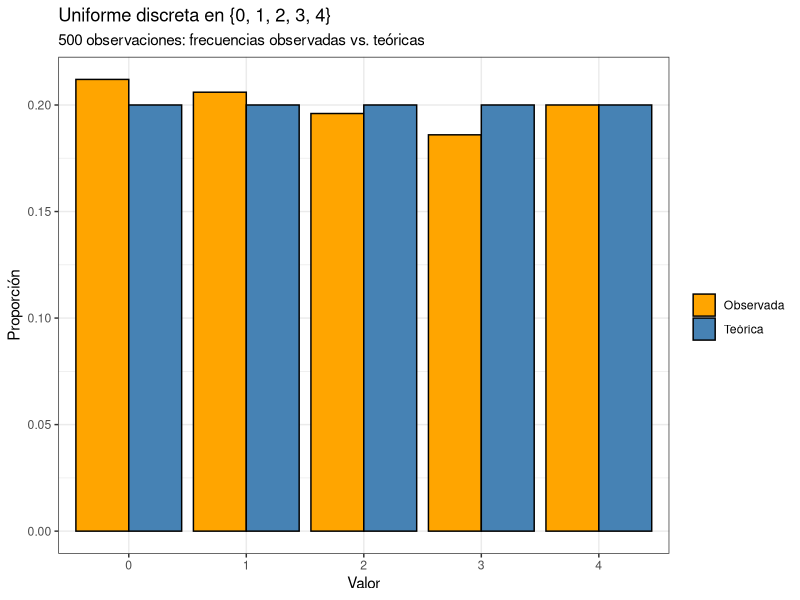
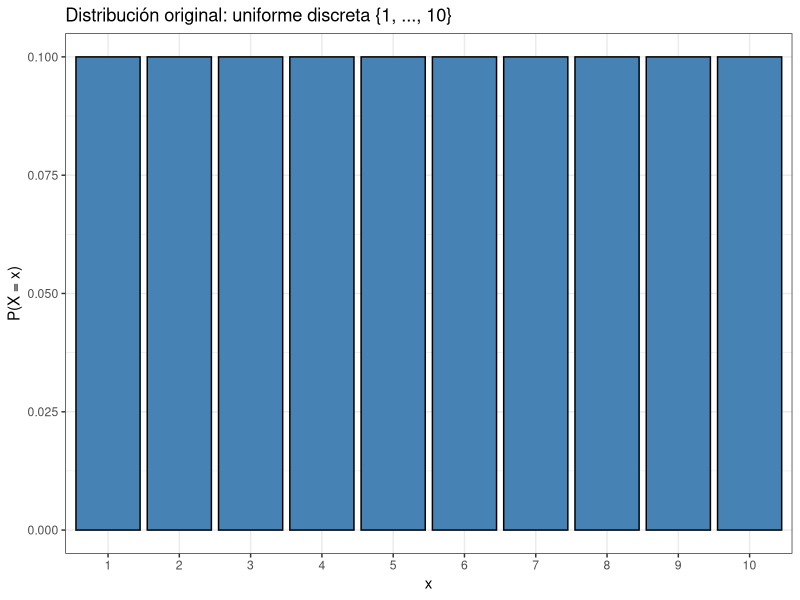
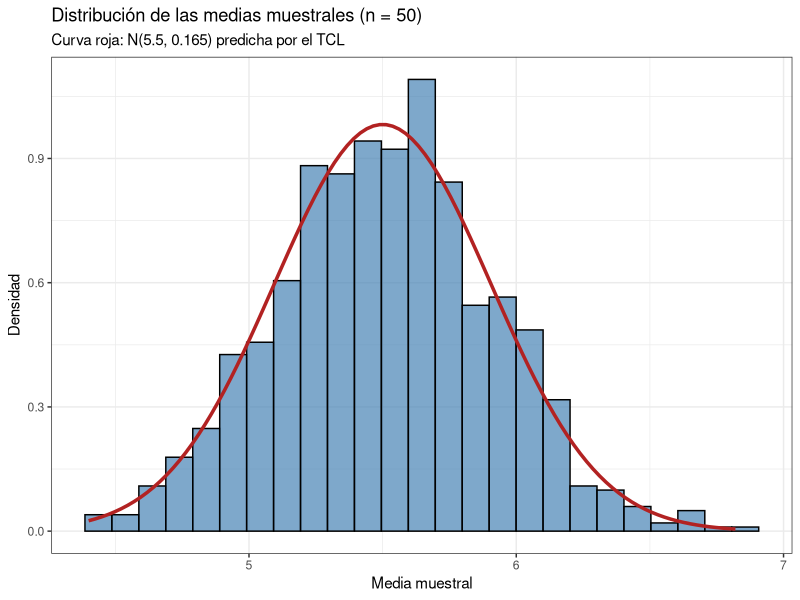
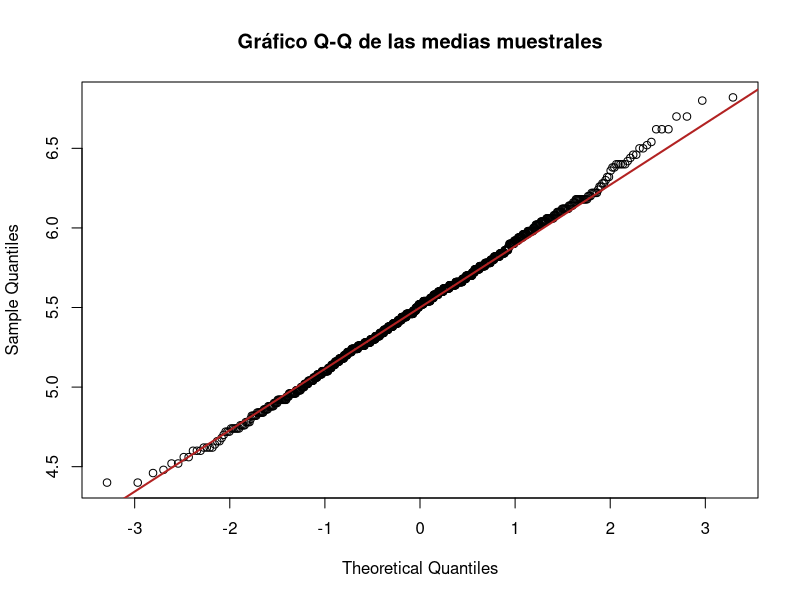
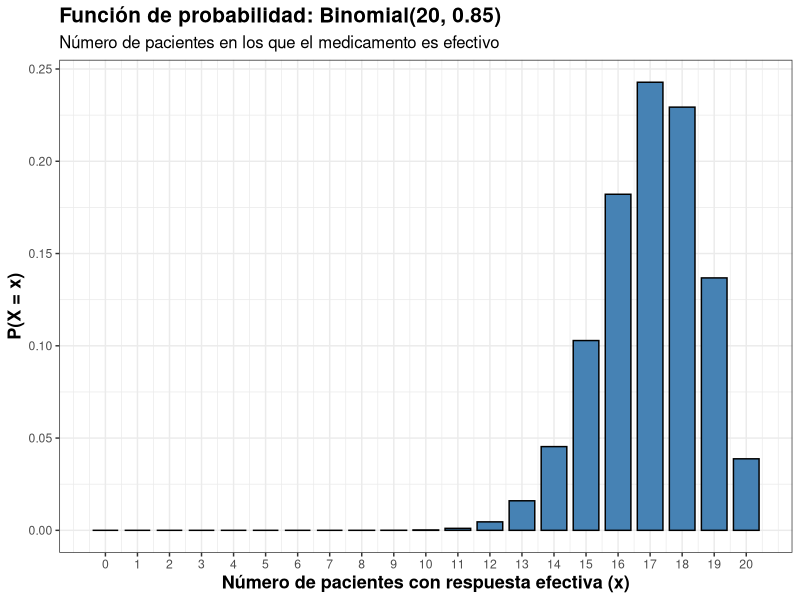
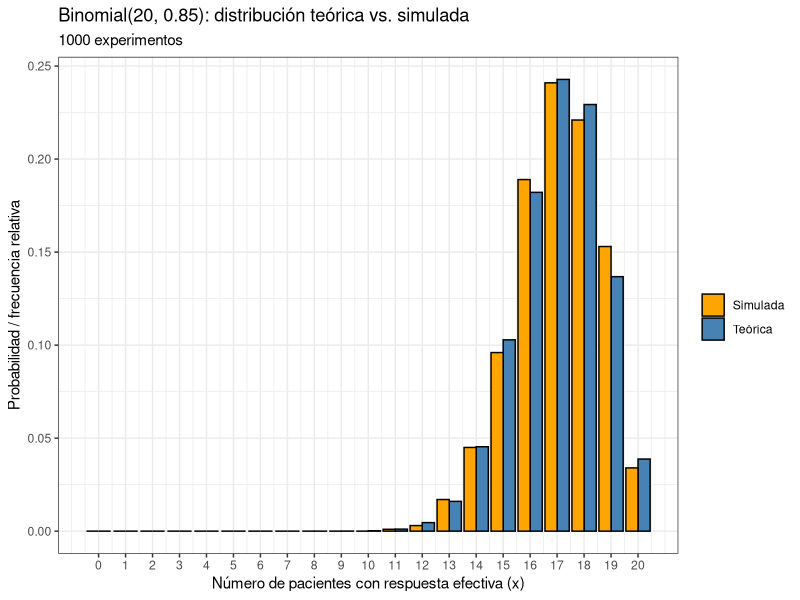
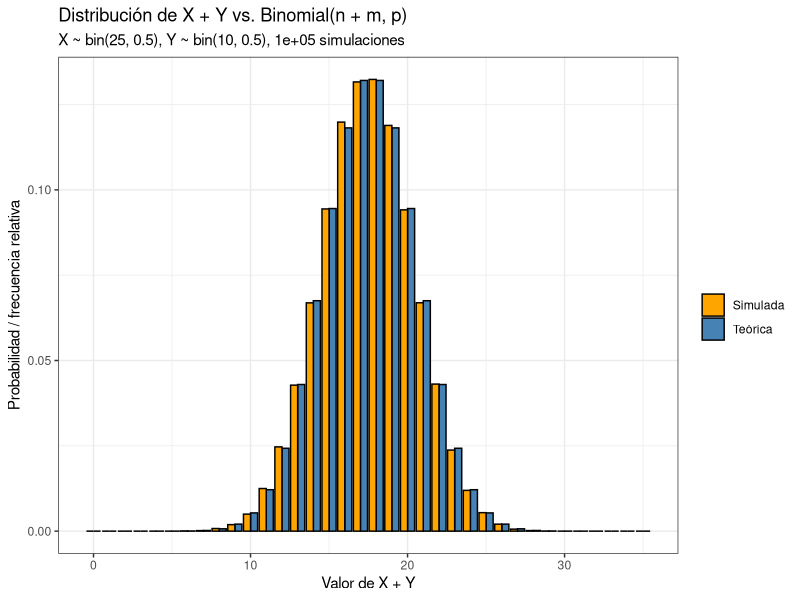
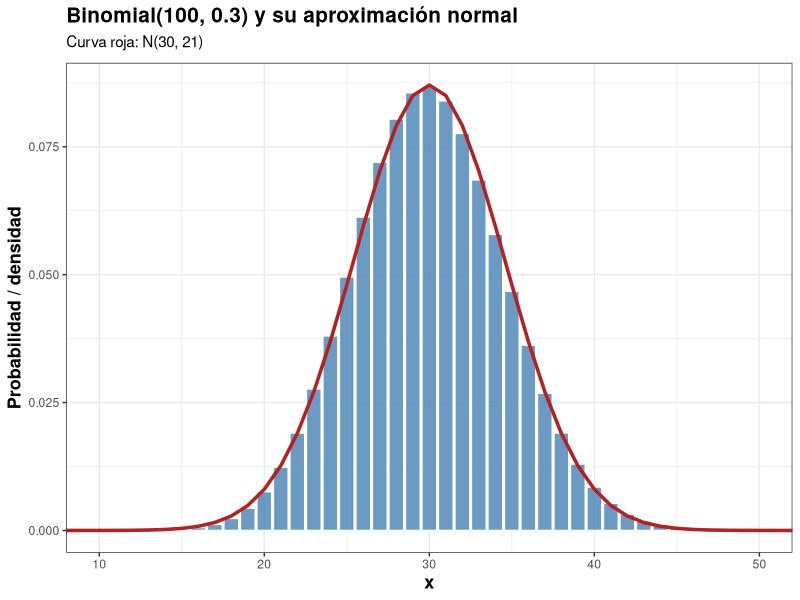

Recreate these plots in R, in order.
## ---- chunk 1
#| warning: false
#| message: false

library(tidyverse)    
library(knitr)        
library(kableExtra) 
library(ggplot2)
## ---- chunk 2
#| code-fold: true 

set.seed(123)

n_obs <- 500
valores <- 0:4

# Simulación
sim <- sample(valores, size = n_obs, replace = TRUE)

# Frecuencias observadas vs. teóricas
obs <- as.numeric(table(factor(sim, levels = valores)))
teorica_prob <- rep(1/5, 5)
esperada <- n_obs * teorica_prob

comparacion <- data.frame(
  x = valores,
  Observada = obs,
  Esperada = esperada,
  Prop_observada = round(obs / n_obs, 3),
  Prop_teorica = teorica_prob
)
comparacion
## ---- chunk 3
#| fig-width: 7
#| fig-align: center
#| code-fold: true


dist_larga <- tidyr::pivot_longer(
  data.frame(x = valores, Observada = obs / n_obs, Teórica = teorica_prob),
  cols = c(Observada, Teórica), names_to = "tipo", values_to = "prop"
)

ggplot(dist_larga, aes(x = factor(x), y = prop, fill = tipo)) +
  geom_col(position = "dodge", color = "black") +
  scale_fill_manual(values = c("Observada" = "orange", "Teórica" = "steelblue")) +
  labs(
    title = "Uniforme discreta en {0, 1, 2, 3, 4}",
    subtitle = "500 observaciones: frecuencias observadas vs. teóricas",
    x = "Valor", y = "Proporción", fill = ""
  ) +
  theme_bw()
## ---- chunk 4
#| code-fold: true
chisq.test(obs, p = teorica_prob)
## ---- chunk 5
#| code-fold: true
set.seed(123)

k <- 1000
n <- 50

# Matriz de k muestras (filas) de tamaño n (columnas)
muestras <- matrix(sample(1:10, size = k * n, replace = TRUE), nrow = k, ncol = n)
medias <- rowMeans(muestras)

# Valores teóricos
mu <- 5.5
sigma <- sqrt((10^2 - 1) / 12)
ee <- sigma / sqrt(n)

data.frame(
  Medida = c("Media de las medias", "Desv. est. de las medias"),
  Teórico = round(c(mu, ee), 4),
  Simulado = round(c(mean(medias), sd(medias)), 4)
)
## ---- chunk 6
#| fig-width: 7
#| fig-align: center
#| code-fold: true

# Distribución original (plana, no normal)
ggplot(data.frame(x = 1:10, prob = 1/10), aes(factor(x), prob)) +
  geom_col(fill = "steelblue", color = "black") +
  labs(title = "Distribución original: uniforme discreta {1, ..., 10}",
       x = "x", y = "P(X = x)") +
  theme_bw()

# Distribución de las medias con la normal teórica
ggplot(data.frame(medias), aes(x = medias)) +
  geom_histogram(aes(y = after_stat(density)), bins = 25,
                 fill = "steelblue", color = "black", alpha = 0.7) +
  stat_function(fun = dnorm, args = list(mean = mu, sd = ee),
                color = "firebrick", linewidth = 1.2) +
  labs(
    title = "Distribución de las medias muestrales (n = 50)",
    subtitle = "Curva roja: N(5.5, 0.165) predicha por el TCL",
    x = "Media muestral", y = "Densidad"
  ) +
  theme_bw()
## ---- chunk 7
#| fig-width: 5
#| fig-height: 5
#| fig-align: center
#| code-fold: true

qqnorm(medias, main = "Gráfico Q-Q de las medias muestrales")
qqline(medias, col = "firebrick", lwd = 2)

shapiro.test(medias)
## ---- chunk 8
#| code-fold: true
# Parámetros
n_pacientes <- 20
p_efectividad <- 0.85

# Probabilidades
k_defectos <- 0:n_pacientes
prob_defectos <- dbinom(k_defectos, n_pacientes, p_efectividad)

# Crear data frame
calidad_data <- data.frame(
  Defectos = k_defectos,
  Probabilidad = prob_defectos
)

# Filtrar probabilidades significativas (> 0.001)
calidad_filtrada <- calidad_data[calidad_data$Probabilidad > 0.001, ]

kable(calidad_filtrada, 
      caption = paste("Distribución Binomial - Control de calidad (n =", n_pacientes, ", p =", p_efectividad, ")"),
      digits = 4,
      col.names = c("Número de Defectos", "Probabilidad")) %>%
  kable_styling(bootstrap_options = "striped")
## ---- chunk 9
#| fig-width: 7
#| fig-align: center
#| code-fold: true


n <- 20
p <- 0.85

# Valores posibles de X y su probabilidad
pmf <- data.frame(
  x = 0:n,
  prob = dbinom(0:n, size = n, prob = p)
)

ggplot(pmf, aes(x = x, y = prob)) +
  geom_col(fill = "steelblue", color = "black", width = 0.8) +
  scale_x_continuous(breaks = 0:n) +
  labs(
    title = "Función de probabilidad: Binomial(20, 0.85)",
    subtitle = "Número de pacientes en los que el medicamento es efectivo",
    x = "Número de pacientes con respuesta efectiva (x)",
    y = "P(X = x)"
  ) +
  theme_bw() +
  theme(
    plot.title = element_text(size = 15, face = "bold"),
    plot.subtitle = element_text(size = 12),
    axis.title.x = element_text(face = "bold", size = 13),
    axis.title.y = element_text(face = "bold", size = 13)
  )
## ---- chunk 10
#| code-fold: true
n <- 20
p <- 0.85

esperanza <- n * p
varianza <- n * p * (1 - p)
desv_est <- sqrt(varianza)

cat("Esperanza E(X):", esperanza, "\n")
cat("Varianza Var(X):", varianza, "\n")
cat("Desviación estándar:", round(desv_est, 4), "\n")
## ---- chunk 11
#| code-fold: true
set.seed(123)

n <- 20
p <- 0.85
n_sim <- 1000

# 1000 experimentos: cada valor es el número de pacientes con respuesta efectiva
sim <- rbinom(n = n_sim, size = n, prob = p)

# Valores simulados
media_sim <- mean(sim)
var_sim <- var(sim)
sd_sim <- sd(sim)

# Valores teóricos
media_teo <- n * p
var_teo <- n * p * (1 - p)
sd_teo <- sqrt(var_teo)

# Tabla comparativa
comparacion <- data.frame(
  Medida = c("Esperanza", "Varianza", "Desviación estándar"),
  Teórico = round(c(media_teo, var_teo, sd_teo), 4),
  Simulado = round(c(media_sim, var_sim, sd_sim), 4)
)
comparacion$Diferencia <- round(comparacion$Simulado - comparacion$Teórico, 4)

comparacion
## ---- chunk 12
#| fig-width: 7
#| fig-align: center
#| code-fold: true


# Frecuencia relativa simulada vs. probabilidad teórica
dist <- data.frame(
  x = 0:n,
  Teórica = dbinom(0:n, size = n, prob = p),
  Simulada = as.numeric(table(factor(sim, levels = 0:n))) / n_sim
)

dist_larga <- tidyr::pivot_longer(dist, cols = c(Teórica, Simulada),
                                  names_to = "tipo", values_to = "prob")

ggplot(dist_larga, aes(x = x, y = prob, fill = tipo)) +
  geom_col(position = "dodge", color = "black") +
  scale_x_continuous(breaks = 0:n) +
  scale_fill_manual(values = c("Teórica" = "steelblue", "Simulada" = "orange")) +
  labs(
    title = "Binomial(20, 0.85): distribución teórica vs. simulada",
    subtitle = "1000 experimentos",
    x = "Número de pacientes con respuesta efectiva (x)",
    y = "Probabilidad / frecuencia relativa",
    fill = ""
  ) +
  theme_bw()
## ---- chunk 13
#| code-fold: true
set.seed(123)

# Parámetros
n <- 25
m <- 10
p <- 0.5
n_sim <- 100000

# Simulación de X y Y independientes
X <- rbinom(n_sim, size = n, prob = p)
Y <- rbinom(n_sim, size = m, prob = p)
S <- X + Y

# Comparación de media y varianza
comparacion <- data.frame(
  Medida = c("Esperanza", "Varianza"),
  Teórico = c((n + m) * p, (n + m) * p * (1 - p)),
  Simulado = c(mean(S), var(S))
)
comparacion
## ---- chunk 14
#| fig-width: 7
#| fig-align: center
#| code-fold: true


k <- 0:(n + m)

dist <- data.frame(
  k = k,
  Teórica = dbinom(k, size = n + m, prob = p),
  Simulada = as.numeric(table(factor(S, levels = k))) / n_sim
)

dist_larga <- tidyr::pivot_longer(dist, cols = c(Teórica, Simulada),
                                  names_to = "tipo", values_to = "prob")

ggplot(dist_larga, aes(x = k, y = prob, fill = tipo)) +
  geom_col(position = "dodge", color = "black") +
  scale_fill_manual(values = c("Teórica" = "steelblue", "Simulada" = "orange")) +
  labs(
    title = "Distribución de X + Y vs. Binomial(n + m, p)",
    subtitle = paste0("X ~ bin(", n, ", ", p, "), Y ~ bin(", m, ", ", p, "), ",
                      format(n_sim, big.mark = ","), " simulaciones"),
    x = "Valor de X + Y", y = "Probabilidad / frecuencia relativa", fill = ""
  ) +
  theme_bw()
## ---- chunk 15
#| code-fold: true
n <- 100
p <- 0.3

# Condiciones
np <- n * p
nq <- n * (1 - p)
cat("np =", np, "| n(1-p) =", nq, "\n")
cat("¿Cumple np >= 5 y n(1-p) >= 5?", np >= 5 & nq >= 5, "\n")
cat("¿Cumple np >= 10 y n(1-p) >= 10?", np >= 10 & nq >= 10, "\n")

# Parámetros de la normal
mu <- n * p
sigma <- sqrt(n * p * (1 - p))
## ---- chunk 16
#| fig-width: 8
#| fig-align: center
#| code-fold: true


binom_df <- data.frame(x = 0:n, prob = dbinom(0:n, size = n, prob = p))

ggplot(binom_df, aes(x = x, y = prob)) +
  geom_col(fill = "steelblue", color = "white", alpha = 0.8) +
  stat_function(fun = dnorm, args = list(mean = mu, sd = sigma),
                color = "firebrick", linewidth = 1.2) +
  coord_cartesian(xlim = c(10, 50)) +
  labs(
    title = "Binomial(100, 0.3) y su aproximación normal",
    subtitle = expression("Curva roja: N(30, 21)"),
    x = "x", y = "Probabilidad / densidad"
  ) +
  theme_bw() +
  theme(
    plot.title = element_text(size = 15, face = "bold"),
    axis.title.x = element_text(face = "bold", size = 13),
    axis.title.y = element_text(face = "bold", size = 13)
  )
## ---- chunk 17
#| code-fold: true

# P(X <= 25)
exacta_1 <- pbinom(25, n, p)
normal_1 <- pnorm(25, mu, sigma)
normal_1_cc <- pnorm(25.5, mu, sigma)

# P(X >= 35)
exacta_2 <- 1 - pbinom(34, n, p)
normal_2 <- 1 - pnorm(35, mu, sigma)
normal_2_cc <- 1 - pnorm(34.5, mu, sigma)

# P(25 <= X <= 35)
exacta_3 <- pbinom(35, n, p) - pbinom(24, n, p)
normal_3 <- pnorm(35, mu, sigma) - pnorm(25, mu, sigma)
normal_3_cc <- pnorm(35.5, mu, sigma) - pnorm(24.5, mu, sigma)

tabla <- data.frame(
  Probabilidad = c("P(X <= 25)", "P(X >= 35)", "P(25 <= X <= 35)"),
  Exacta = round(c(exacta_1, exacta_2, exacta_3), 4),
  Normal = round(c(normal_1, normal_2, normal_3), 4),
  Normal_corregida = round(c(normal_1_cc, normal_2_cc, normal_3_cc), 4)
)
tabla
## ---- chunk 18
#| code-fold: true

set.seed(123)

n <- 10        # parámetro de la binomial
p <- 0.7
m <- 30        # tamaño de cada muestra
k <- 1000      # número de muestras

# Matriz de k filas (muestras) y m columnas (observaciones)
muestras <- matrix(rbinom(k * m, size = n, prob = p), nrow = k, ncol = m)

# Media de cada muestra
medias <- rowMeans(muestras)

# Valores teóricos
mu <- n * p
sigma <- sqrt(n * p * (1 - p))
ee <- sigma / sqrt(m)

# Comparación
data.frame(
  Medida = c("Media de las medias", "Desv. est. de las medias"),
  Teórico = round(c(mu, ee), 4),
  Simulado = round(c(mean(medias), sd(medias)), 4)
)
## ---- chunk 19
#| code-fold: true

#| fig-width: 7
#| fig-align: center


ggplot(data.frame(x = 0:n, prob = dbinom(0:n, n, p)), aes(x, prob)) +
  geom_col(fill = "steelblue", color = "black") +
  scale_x_continuous(breaks = 0:n) +
  labs(title = "Distribución original: Binomial(10, 0.7)",
       x = "x", y = "P(X = x)") +
  theme_bw()
## ---- chunk 20
#| fig-width: 7
#| fig-align: center
#| code-fold: true

ggplot(data.frame(medias), aes(x = medias)) +
  geom_histogram(aes(y = after_stat(density)), bins = 25,
                 fill = "steelblue", color = "black", alpha = 0.7) +
  stat_function(fun = dnorm, args = list(mean = mu, sd = ee),
                color = "firebrick", linewidth = 1.2) +
  labs(
    title = "Distribución de las medias muestrales (m = 30)",
    subtitle = "Curva roja: N(7, 0.07) predicha por el TCL",
    x = "Media muestral", y = "Densidad"
  ) +
  theme_bw()
## ---- chunk 21
#| fig-width: 5
#| fig-height: 5
#| fig-align: center
#| code-fold: true

qqnorm(medias, main = "Gráfico Q-Q de las medias muestrales")
qqline(medias, col = "firebrick", lwd = 2)

shapiro.test(medias)
## ---- chunk 22
#| fig-width: 7
#| fig-align: center
#| code-fold: true


p <- 0.02
x <- 1:250

geom_df <- data.frame(
  x = x,
  pmf = dgeom(x - 1, prob = p),
  cdf = pgeom(x - 1, prob = p)
)

# Función de probabilidad
ggplot(geom_df, aes(x = x, y = pmf)) +
  geom_col(fill = "steelblue", width = 0.8) +
  labs(
    title = "Función de probabilidad: Geométrica(p = 0.02)",
    x = "Número de piezas hasta la primera defectuosa (x)",
    y = "P(X = x)"
  ) +
  theme_bw()

# Función de distribución acumulada
ggplot(geom_df, aes(x = x, y = cdf)) +
  geom_step(color = "firebrick", linewidth = 1) +
  labs(
    title = "Función de distribución: Geométrica(p = 0.02)",
    x = "x", y = "P(X ≤ x)"
  ) +
  theme_bw()
## ---- chunk 23
#| code-fold: true

esperanza <- 1 / p
varianza <- (1 - p) / p^2
desv_est <- sqrt(varianza)

cat("E(X) =", esperanza, "\n")
cat("Var(X) =", varianza, "\n")
cat("Desv. est. =", round(desv_est, 4), "\n")
## ---- chunk 24
#| code-fold: true

set.seed(123)

sim <- rgeom(10000, prob = p) + 1   # +1 para contar ensayos hasta el éxito

data.frame(
  Medida = c("Esperanza", "Varianza", "Desv. estándar"),
  Teórico = round(c(esperanza, varianza, desv_est), 3),
  Simulado = round(c(mean(sim), var(sim), sd(sim)), 3)
)
## ---- chunk 25
#| code-fold: true

data.frame(
  x = 1:5,
  Teórica = round(dgeom(0:4, p), 4),
  Simulada = round(sapply(1:5, function(k) mean(sim == k)), 4)
)
## ---- chunk 26
#| code-fold: true

s <- 30
t <- 20

# Teórico
P_s_mas_t <- pgeom(s + t - 1, p, lower.tail = FALSE)   # P(X > s+t)
P_s <- pgeom(s - 1, p, lower.tail = FALSE)              # P(X > s)
condicional_teorica <- P_s_mas_t / P_s                  # P(X > s+t | X > s)
incondicional_teorica <- pgeom(t - 1, p, lower.tail = FALSE)  # P(X > t)

# Con la simulación
condicional_sim <- mean(sim > s + t) / mean(sim > s)
incondicional_sim <- mean(sim > t)

data.frame(
  Cálculo = c("P(X > s+t | X > s)", "P(X > t)"),
  Teórico = round(c(condicional_teorica, incondicional_teorica), 4),
  Simulado = round(c(condicional_sim, incondicional_sim), 4)
)
## ---- chunk 27
#| code-fold: true

set.seed(123)

p2 <- 0.2
k <- 1000
n <- 50

muestras <- matrix(rgeom(k * n, prob = p2) + 1, nrow = k, ncol = n)
medias <- rowMeans(muestras)

mu <- 1 / p2
sigma <- sqrt((1 - p2) / p2^2)
ee <- sigma / sqrt(n)

data.frame(
  Medida = c("Media de las medias", "Desv. est. de las medias"),
  Teórico = round(c(mu, ee), 4),
  Simulado = round(c(mean(medias), sd(medias)), 4)
)
## ---- chunk 28
#| fig-width: 7
#| fig-align: center
#| code-fold: true

# Distribución original (muy asimétrica)
ggplot(data.frame(x = 1:30, prob = dgeom(0:29, p2)), aes(x, prob)) +
  geom_col(fill = "steelblue", color = "black") +
  labs(title = "Distribución original: Geométrica(p = 0.2)",
       x = "x", y = "P(X = x)") +
  theme_bw()

# Distribución de las medias con la normal teórica
ggplot(data.frame(medias), aes(x = medias)) +
  geom_histogram(aes(y = after_stat(density)), bins = 25,
                 fill = "steelblue", color = "black", alpha = 0.7) +
  stat_function(fun = dnorm, args = list(mean = mu, sd = ee),
                color = "firebrick", linewidth = 1.2) +
  labs(
    title = "Distribución de las medias muestrales (n = 50)",
    subtitle = "Curva roja: N(5, 0.4) predicha por el TCL",
    x = "Media muestral", y = "Densidad"
  ) +
  theme_bw()
## ---- chunk 29
#| fig-width: 5
#| fig-height: 5
#| fig-align: center
#| code-fold: true

qqnorm(medias, main = "Gráfico Q-Q de las medias muestrales")
qqline(medias, col = "firebrick", lwd = 2)

shapiro.test(medias)
## ---- chunk 30
#| code-fold: true

comparar_binneg <- function(r, p, n_sim) {

  # 1. Suma de r geométricas (cada una cuenta ensayos hasta su éxito)
  geoms <- matrix(rgeom(n_sim * r, prob = p) + 1, nrow = n_sim, ncol = r)
  suma_geom <- rowSums(geoms)

  # 2. Binomial negativa directa (ensayos hasta el r-ésimo éxito)
  bin_neg <- rnbinom(n_sim, size = r, prob = p) + r

  # Frecuencias relativas de cada método
  rango <- r:max(suma_geom, bin_neg)
  df <- data.frame(
    x = rep(rango, 2),
    prop = c(as.numeric(table(factor(suma_geom, levels = rango))) / n_sim,
             as.numeric(table(factor(bin_neg, levels = rango))) / n_sim),
    metodo = rep(c("Suma de geométricas", "Binomial negativa"), each = length(rango))
  )

  # Probabilidad teórica
  teorica <- data.frame(x = rango, prob = dnbinom(rango - r, size = r, prob = p))

  ggplot(df, aes(x = x, y = prop, fill = metodo)) +
    geom_col(position = "dodge", alpha = 0.7) +
    geom_line(data = teorica, aes(x = x, y = prob), inherit.aes = FALSE,
              color = "black", linewidth = 1) +
    scale_fill_manual(values = c("Suma de geométricas" = "orange",
                                 "Binomial negativa" = "steelblue")) +
    labs(
      title = paste0("Suma de ", r, " geométricas vs. Binomial negativa"),
      subtitle = paste0("r = ", r, ", p = ", p, ", ",
                        format(n_sim, big.mark = ","), " simulaciones (línea negra: teórica)"),
      x = "Número de ensayos hasta el r-ésimo éxito",
      y = "Frecuencia relativa", fill = ""
    ) +
    theme_bw() +
    theme(plot.title = element_text(size = 14, face = "bold"),
          legend.position = "bottom")
}
## ---- chunk 31
#| fig-width: 8
#| fig-align: center
#| code-fold: true

set.seed(123)
comparar_binneg(r = 3, p = 0.3, n_sim = 10000)
## ---- chunk 32
#| code-fold: true

set.seed(123)

r <- 3
p <- 0.3
k <- 1000
n <- 50

muestras <- matrix(rnbinom(k * n, size = r, prob = p) + r, nrow = k, ncol = n)
medias <- rowMeans(muestras)

mu <- r / p
sigma <- sqrt(r * (1 - p) / p^2)
ee <- sigma / sqrt(n)

data.frame(
  Medida = c("Media de las medias", "Desv. est. de las medias"),
  Teórico = round(c(mu, ee), 4),
  Simulado = round(c(mean(medias), sd(medias)), 4)
)
## ---- chunk 33
#| fig-width: 7
#| fig-align: center
#| code-fold: true
# Distribución original (asimétrica)
x <- r:45
ggplot(data.frame(x = x, prob = dnbinom(x - r, size = r, prob = p)), aes(x, prob)) +
  geom_col(fill = "steelblue", color = "black") +
  labs(title = "Distribución original: Binomial negativa(r = 3, p = 0.3)",
       x = "x", y = "P(X = x)") +
  theme_bw()

# Distribución de las medias con la normal predicha por el TCL
ggplot(data.frame(medias), aes(x = medias)) +
  geom_histogram(aes(y = after_stat(density)), bins = 25,
                 fill = "steelblue", color = "black", alpha = 0.7) +
  stat_function(fun = dnorm, args = list(mean = mu, sd = ee),
                color = "firebrick", linewidth = 1.2) +
  labs(
    title = "Distribución de las medias muestrales (n = 50)",
    subtitle = "Curva roja: N(10, 0.467) predicha por el TCL",
    x = "Media muestral", y = "Densidad"
  ) +
  theme_bw()
## ---- chunk 34
#| fig-width: 5
#| fig-height: 5
#| fig-align: center
#| code-fold: true

qqnorm(medias, main = "Gráfico Q-Q de las medias muestrales")
qqline(medias, col = "firebrick", lwd = 2)

shapiro.test(medias)
## ---- chunk 35
#| code-fold: true

set.seed(123)

lambda <- 7
k <- 1000
n <- 50

muestras <- matrix(rpois(k * n, lambda), nrow = k, ncol = n)
medias <- rowMeans(muestras)

mu <- lambda
ee <- sqrt(lambda / n)

data.frame(
  Medida = c("Media de las medias", "Desv. est. de las medias"),
  Teórico = round(c(mu, ee), 4),
  Simulado = round(c(mean(medias), sd(medias)), 4)
)
## ---- chunk 36
#| fig-width: 7
#| fig-align: center
#| code-fold: true

# Distribución original
ggplot(data.frame(x = 0:20, prob = dpois(0:20, lambda)), aes(x, prob)) +
  geom_col(fill = "steelblue", color = "black") +
  labs(title = "Distribución original: Poisson(7)", x = "x", y = "P(X = x)") +
  theme_bw()

# Distribución de las medias con la normal del TCL
ggplot(data.frame(medias), aes(x = medias)) +
  geom_histogram(aes(y = after_stat(density)), bins = 25,
                 fill = "steelblue", color = "black", alpha = 0.7) +
  stat_function(fun = dnorm, args = list(mean = mu, sd = ee),
                color = "firebrick", linewidth = 1.2) +
  labs(title = "Distribución de las medias muestrales (n = 50)",
       subtitle = "Curva roja: N(7, 0.14) predicha por el TCL",
       x = "Media muestral", y = "Densidad") +
  theme_bw()
## ---- chunk 37
#| fig-width: 5
#| fig-height: 5
#| fig-align: center
#| code-fold: true
qqnorm(medias, main = "Gráfico Q-Q de las medias muestrales")
qqline(medias, col = "firebrick", lwd = 2)

shapiro.test(medias)
## ---- chunk 38
#| code-fold: true

set.seed(123)

N <- 10000
X1 <- rpois(N, 3.5)
X2 <- rpois(N, 2.8)
S <- X1 + X2

c(media = mean(S), varianza = var(S))
## ---- chunk 39
#| code-fold: true

directa <- rpois(N, 6.3)

data.frame(
  Medida = c("Media", "Varianza", "Desv. estándar"),
  Teórico = round(c(6.3, 6.3, sqrt(6.3)), 4),
  Suma = round(c(mean(S), var(S), sd(S)), 4),
  Directa = round(c(mean(directa), var(directa), sd(directa)), 4)
)
## ---- chunk 40
#| fig-width: 8
#| fig-align: center
#| code-fold: true

rango <- 0:16

df <- data.frame(
  x = rep(rango, 2),
  prop = c(as.numeric(table(factor(S, levels = rango))) / N,
           as.numeric(table(factor(directa, levels = rango))) / N),
  metodo = rep(c("X1 + X2", "Poisson(6.3) directa"), each = length(rango))
)

ggplot(df, aes(x = x, y = prop, fill = metodo)) +
  geom_col(position = "dodge", color = "black", alpha = 0.8) +
  geom_line(data = data.frame(x = rango, prob = dpois(rango, 6.3)),
            aes(x = x, y = prob), inherit.aes = FALSE,
            color = "black", linewidth = 1) +
  scale_fill_manual(values = c("X1 + X2" = "orange",
                               "Poisson(6.3) directa" = "steelblue")) +
  labs(title = "Propiedad aditiva de la Poisson",
       subtitle = "Línea negra: probabilidad teórica Poisson(6.3)",
       x = "Valor", y = "Frecuencia relativa", fill = "") +
  theme_bw()
## ---- chunk 41
#| fig-width: 8
#| fig-align: center
#| code-fold: true

verificar_suma_poisson <- function(lambdas, N = 10000) {
  sims <- sapply(lambdas, function(l) rpois(N, l))
  S <- rowSums(sims)
  lambda_total <- sum(lambdas)

  rango <- 0:max(S)
  freq <- data.frame(x = rango,
                     prop = as.numeric(table(factor(S, levels = rango))) / N)
  teo <- data.frame(x = rango, prob = dpois(rango, lambda_total))

  tabla <- data.frame(
    Medida = c("Media", "Varianza"),
    Teórico = c(lambda_total, lambda_total),
    Simulado = round(c(mean(S), var(S)), 4)
  )

  grafico <- ggplot(freq, aes(x = x, y = prop)) +
    geom_col(fill = "orange", color = "black", alpha = 0.8) +
    geom_line(data = teo, aes(x = x, y = prob), color = "steelblue", linewidth = 1.2) +
    labs(title = paste0("Suma de ", length(lambdas), " Poisson independientes"),
         subtitle = paste0("Curva azul: Poisson(", lambda_total, ")"),
         x = "Valor de la suma", y = "Frecuencia relativa") +
    theme_bw()

  list(tabla = tabla, grafico = grafico)
}

set.seed(123)
res <- verificar_suma_poisson(c(3.5, 2.8, 1.7, 4.0))
res$tabla
res$grafico
## ---- chunk 42
#| code-fold: true
lambda <- 8
s <- 12

p_agotarse <- 1 - ppois(s - 1, lambda)
p_agotarse   # ≈ 0.1119
## ---- chunk 43
#| code-fold: true
s_vals <- 0:30
prob_agotarse <- 1 - ppois(s_vals - 1, lambda)

s_min <- min(s_vals[prob_agotarse < 0.05])
s_min   # 14

# Verificación
1 - ppois(s_min - 1, lambda)   # < 0.05
1 - ppois(s_min - 2, lambda)   # > 0.05 (con una unidad menos no se cumple)
## ---- chunk 44
#| code-fold: true
costo_esperado <- function(s, lambda = 8, c_adq = 10, c_inv = 2, c_perd = 15) {
  x <- 0:200                       # rango suficiente para cubrir casi toda la masa
  px <- dpois(x, lambda)

  sobrantes <- pmax(s - x, 0)      # unidades no vendidas
  faltantes <- pmax(x - s, 0)      # ventas perdidas

  c_adq * s + c_inv * sum(sobrantes * px) + c_perd * sum(faltantes * px)
}

costo_esperado(12)
## ---- chunk 45
#| fig-width: 7
#| fig-align: center
#| code-fold: true
s_vals <- 0:25
costos <- sapply(s_vals, costo_esperado)

s_opt <- s_vals[which.min(costos)]
cat("Inventario óptimo:", s_opt, "unidades\n")
cat("Costo esperado mínimo: $", round(min(costos), 2), "\n")

ggplot(data.frame(s = s_vals, costo = costos), aes(x = s, y = costo)) +
  geom_line(color = "steelblue", linewidth = 1) +
  geom_point(color = "steelblue", size = 2) +
  geom_vline(xintercept = s_opt, color = "firebrick", linetype = "dashed") +
  labs(title = "Costo esperado diario según el nivel de inventario",
       subtitle = paste("Mínimo en s =", s_opt),
       x = "Unidades en inventario (s)", y = "Costo esperado ($)") +
  theme_bw()
